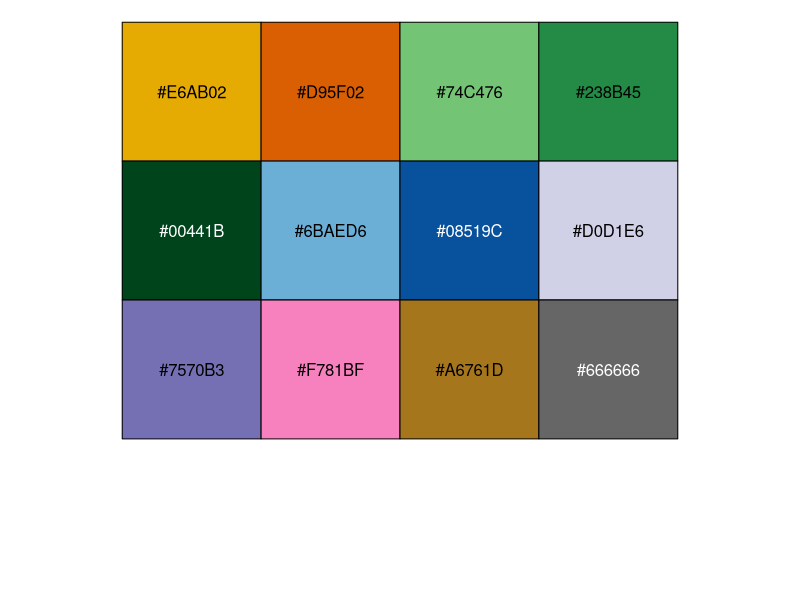

The R script that drew this image: (Note: this script raises an error after producing the figure.)
# # Looking at the correlations in standardized flowering dates between different years # # 

# load packages and dataset
library(tidyverse)
library(psych)
library(patchwork)
data("phen_dataset")

# General graphics parameters
theme_set(theme_bw())
my_cols <-c("#E6AB02", "#D95F02", "#74C476","#238B45", "#00441B", 
            "#6BAED6", "#08519C", "#D0D1E6", "#7570B3", "#F781BF",
            "#A6761D","#666666")
scales::show_col(my_cols) # To see colors 

# correlatios between FFDs of different years - had previously been standardizing 
# FFDs beforehand but not am not

cor_tab_ffd <- phen_19967 %>%
  select(cgPlaId, year, startNum) %>%
  #filter(year != "2016" & year != "2017") %>%
  pivot_wider(names_from = year, values_from = startNum) %>%
  column_to_rownames("cgPlaId")

# Doing both pearson and spearman - going to use spearman bc then it ranks
ffd_spear  <- corr.test(cor_tab_ffd, use = "pairwise", method = "spearman")
r_spear_ffd <- round(ffd_spear$r, 3)
p_spear_ffd <- round(ffd_spear$p, 4)
n_spear_ffd <- ffd_spear$n

ffd_pears  <- corr.test(cor_tab_ffd, use = "pairwise", method = "pearson")
r_pears_ffd <- round(ffd_pears$r, 3)
p_pears_ffd <- round(ffd_pears$p, 4)
n_pears_ffd <- ffd_pears$n

# functions to get just half of matrices - note need UPPER half for p-values, that
# is adjusted for multiple testing correction
get_lower_tri <- function(cormat){
  cormat[upper.tri(cormat)]<- NA
  return(cormat)
}
get_upper_tri <- function(cormat){
  cormat[lower.tri(cormat)]<- NA
  return(cormat)
}

lower_r_spear <- get_lower_tri(r_spear_ffd)
lower_n_spear <- get_lower_tri(n_spear_ffd)
upper_p_spear <- get_upper_tri(p_spear_ffd)
upper_r_spear <- get_upper_tri(r_spear_ffd)
upper_n_spear <- get_upper_tri(n_spear_ffd)

lower_r_pears <- get_lower_tri(r_pears_ffd)
lower_n_pears <- get_lower_tri(n_pears_ffd)
upper_p_pears <- get_upper_tri(p_pears_ffd)
upper_r_pears <- get_upper_tri(r_pears_ffd)
upper_n_pears <- get_upper_tri(n_pears_ffd)

# make into a dataframe 
melt_r_spear <- reshape2::melt(upper_r_spear) %>%
  rename("r" = "value")
melt_n_spear <- reshape2::melt(upper_n_spear)%>%
  rename("n" = "value")
melt_p_spear <- reshape2::melt(upper_p_spear)%>%
  rename("p" = "value")
melt_n_spear_low <- reshape2::melt(lower_n_spear)%>%
  rename("n" = "value")

melt_r_pears <- reshape2::melt(upper_r_pears) %>%
  rename("r" = "value")
melt_n_pears <- reshape2::melt(upper_n_pears)%>%
  rename("n" = "value")
melt_p_pears <- reshape2::melt(upper_p_pears)%>%
  rename("p" = "value")

# table with everything...
cor_ffd_spear <- left_join(melt_n_spear, melt_r_spear, by = c("Var1", "Var2")) %>%
  left_join(., melt_p_spear, by = c("Var1", "Var2")) %>%
  left_join(., melt_n_spear_low, by = c("Var1", "Var2")) %>%
  mutate_at(vars(Var1, Var2), as.character)

cor_ffd_pears <- left_join(melt_n_pears, melt_r_pears, by = c("Var1", "Var2")) %>%
  left_join(., melt_p_pears, by = c("Var1", "Var2")) %>%
  mutate_at(vars(Var1, Var2), as.character)

# visualization spearman
cor_viz_spear <- cor_ffd_spear %>%
  # creating extra columns for labeling variables
  mutate(r          = na_if(r, 1),
         samp_thres = if_else(n.x < 10 , "no", "yes"),
         p_value    = if_else(p <= 0.05, "sig", "ns"),
         n.y        = replace(n.y, Var1 == Var2, NA))
  
cor_viz_sub <- cor_viz_spear %>%
  filter(samp_thres == "yes")

numb_cor <- data.frame(
  Var1 = c("2005", "2006", "2007", "2008", "2009", "2010", 
           "2011", "2012", "2013", "2014", "2015", "2016", 
           "2017"),
  Var2 = c("2005", "2006", "2007", "2008", "2009", "2010", 
           "2011", "2012", "2013", "2014", "2015", "2016", 
           "2017"),
  Num_cor = c(0, 4, 4, 3, 3, 3, 6, 0, 1, 1, 1, 0, "NA")
)

cor_viz_spear %>%
  ggplot(aes(Var1, Var2))+
  geom_point(aes(size = r, color = p_value), pch = 21) +
  geom_point(data = cor_viz_sub, aes(size = r, fill = p_value), pch = 21)+
  geom_abline(slope = 1, intercept = nlevels(cor_ffd_spear$Var1), lty = 2)+
  geom_label(data = numb_cor, aes(Var1, Var2, label = Num_cor))+
  geom_text(aes(label = n.y), fontface = "italic", size =3)+
  scale_y_discrete("", limits = levels(cor_ffd_spear$Var1)) +
  scale_color_grey(start = 0.7, end = 0.3)+
  scale_fill_grey(start = 0.7, end = 0.3)+
  guides(fill = FALSE, color = FALSE)+
  scale_size(breaks = c(0, 0.1, 0.2, 0.4, 0.8), range = c(0,10))+
  labs(x = NULL, y = NULL, size = "Spearman R")+
  coord_fixed()+
  theme(legend.background    = element_rect(color = "black"),
        legend.text          = element_text(size = rel(1.25)),
        legend.title         = element_text(size = rel(1.3)),
        axis.text            = element_text(size = rel(1.1)))


cor_viz_spear %>%
  #filter(!(is.na(r))) %>%
  ggplot(aes(Var1, Var2))+
  geom_point(aes(color = r), size = 6) +
  geom_point(data = cor_viz_sub, aes(fill = r))+
  geom_text(aes(label = n.y), fontface = "italic", size =3)


# visualizing pearson
cor_viz_pears <- cor_ffd_pears %>%
  # creating extra columns for labeling variables
  mutate(r          = na_if(r, 1),
         samp_thres = if_else(n < 10 , "no", "yes"),
         p_value    = if_else(p <= 0.05, "sig", "ns"))
cor_viz_sub_p <- cor_viz_pears %>%
  filter(samp_thres == "yes")

p_pears <- cor_viz_pears %>%
  ggplot(aes(Var1, Var2))+
  geom_point(aes(size = r, color = p_value), pch = 21) +
  geom_point(data = cor_viz_sub_p, aes(size = r, fill = p_value), pch = 21)+
  geom_abline(slope = 1, intercept = nlevels(cor_ffd_pears$Var1))+
  scale_y_discrete("", limits = levels(cor_ffd_pears$Var1)) +
  scale_color_manual(values = c(my_cols[12], my_cols[10]))+
  scale_fill_manual(values = c(my_cols[12], my_cols[10]))+
  guides(fill = FALSE, color = FALSE)+
  scale_size(breaks = c(0, 0.1, 0.2, 0.4, 0.8), range = c(0,10))+
  labs(x = NULL, y = NULL, size = "Pearson R")+
  theme(legend.background    = element_rect(color = "black"),
        legend.text          = element_text(size = rel(1.25)),
        legend.title         = element_text(size = rel(1.3)),
        axis.text            = element_text(size = rel(1.1)))
p_pears

p_spear + p_pears

# correlation of duration - also will use spearman 

cor_tab_dur <- phen_19967 %>%
  select(cgPlaId, year, dur) %>%
  #filter(year != "2016" & year != "2017") %>%
  pivot_wider(names_from = year, values_from = dur) %>%
  column_to_rownames("cgPlaId")

dur_holm  <- corr.test(cor_tab_dur, use = "pairwise", method = "spearman")
r_vals_dur <- round(dur_holm$r, 3)
p_vals_dur <- round(dur_holm$p, 3) 
n_vals_dur <- dur_holm$n

lower_r_dur <- get_upper_tri(r_vals_dur)
lower_n_dur <- get_upper_tri(n_vals_dur)
lower_p_dur <- get_upper_tri(p_vals_dur)
melt_r_dur <- reshape2::melt(lower_r_dur) %>%
  rename("r" = "value")
melt_n_dur <- reshape2::melt(lower_n_dur)%>%
  rename("n" = "value")
melt_p_dur <- reshape2::melt(lower_p_dur)%>%
  rename("p" = "value")

# table with everything...
cor_info_dur <- left_join(melt_n_dur, melt_r_dur, by = c("Var1", "Var2")) %>%
  left_join(., melt_p_dur, by = c("Var1", "Var2")) %>%
  mutate_at(vars(Var1, Var2), as.character)

# visualizing
cor_viz_dur <- cor_info_dur %>%
  # creating extra columns for labeling variables
  mutate(r          = na_if(r, 1),
         samp_thres = if_else(n < 10 , "no", "yes"),
         p_value    = if_else(p <= 0.05, "sig", "ns"))
cor_sub_dur <- cor_viz_dur %>%
  filter(samp_thres == "yes")

d1 <- cor_viz_dur %>%
  ggplot(aes(Var1, Var2))+
  geom_point(aes(size = r, color = p_value), pch = 21) +
  geom_point(data = cor_sub_dur, aes(size = r, fill = p_value), pch = 21)+
  geom_abline(slope = 1, intercept = nlevels(cor_info_dur$Var1))+
  scale_y_discrete("", limits = levels(cor_info_dur$Var1)) +
  scale_color_manual(values = c(my_cols[12], my_cols[10]))+
  scale_fill_manual(values = c(my_cols[12], my_cols[10]))+
  scale_size(breaks = c(0, 0.1, 0.2, 0.4, 0.8), range = c(0,10))+
  labs(x = NULL, y = NULL, size = "Spearman R")+
  guides(fill = FALSE, color = FALSE)+
  theme(legend.background    = element_rect(color = "black"),
        legend.text          = element_text(size = rel(1.25)),
        legend.title         = element_text(size = rel(1.3)),
        axis.text            = element_text(size = rel(1.1)))
d1


# ---- older stuff ----

# long matrix of cgPlaId x Year and populated with DAM
cor_tab <- phen_19967 %>%
  select(cgPlaId, year, dam) %>%
  #filter(year != "2016" & year != "2017") %>%
  pivot_wider(names_from = year, values_from = dam) %>%
  column_to_rownames("cgPlaId")

c1_holm  <- corr.test(cor_tab, use = "pairwise", method = "pearson")
r_vals <- round(c1_holm$r, 3)
p_vals <- round(c1_holm$p, 4) # this doesn't look great.... 
n_vals <- c1_holm$n